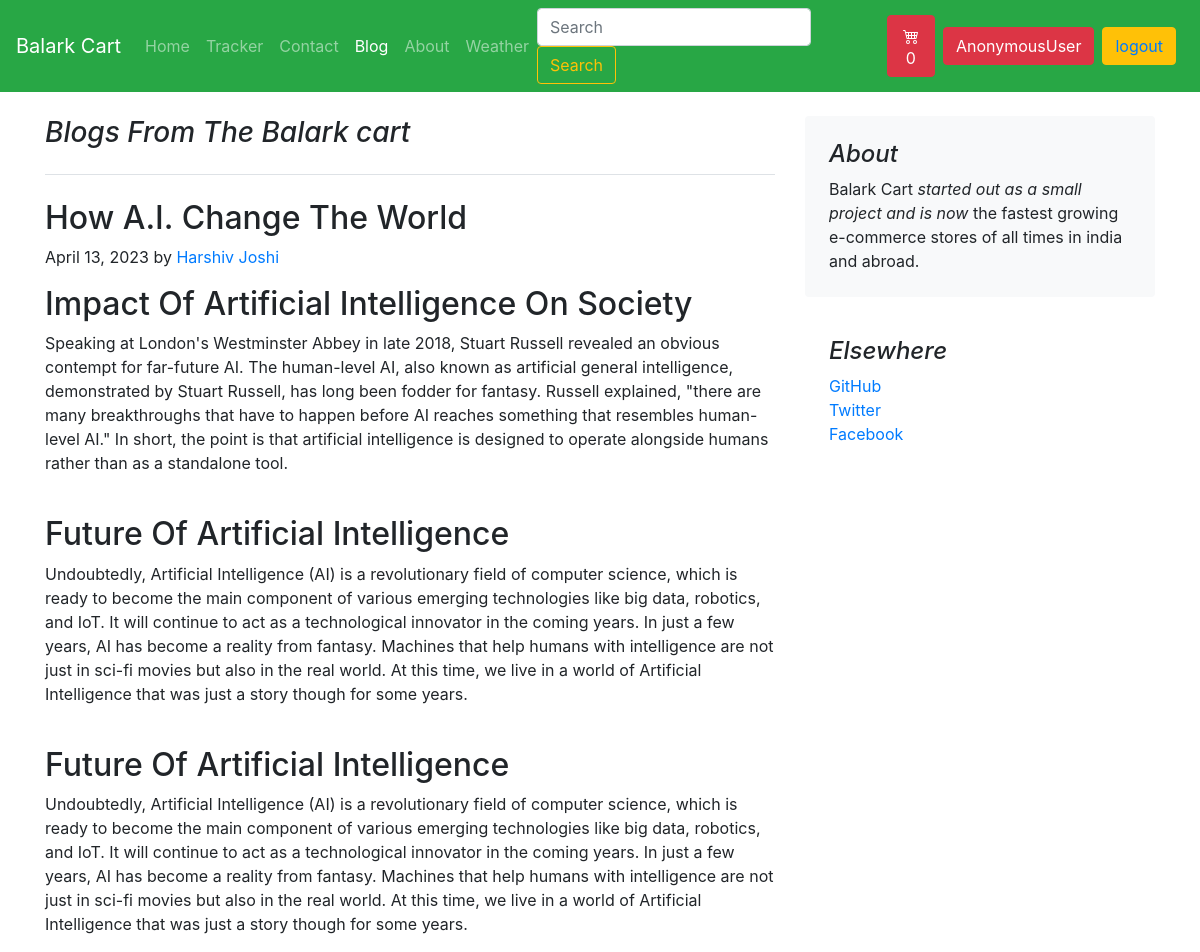
The page /blog/blogpost/1 on the database its author committed.
### Blog/models.py (models this page shows, shortened)
class Blogpost(models.Model):
    post_id = models.AutoField(primary_key= True)
    publisher = models.CharField(max_length= 50,default="")
    title = models.CharField(max_length=50)
    head0 = models.CharField(max_length=500, default="")
    chead0 = models.CharField(max_length=5000, default="")
    head1 = models.CharField(max_length=500, default="")
    chead1 = models.CharField(max_length=5000, default="")
    head2 = models.CharField(max_length=500, default="")
    chead2 = models.CharField(max_length=5000, default="")
    pub_date = models.DateField()
    thumbnail = models.ImageField(upload_to='blog/images', default="")

### Blog/views.py (the view)
# urls.py: path("blogpost/<int:id>",views.blogpost,name="BlogPost"),
def blogpost(request,id):
    post = Blogpost.objects.filter(post_id = id)[0]
    return render(request,'Blog/blogpost.html',{'post':post})

### Blog/templates/Blog/blogpost.html (shortened to what this page needs)
{% extends 'blog/base.html' %}
{% block body %}
<div class="container">
    <div class="row mt-4">
        <div class="col-md-8 blog-main">
            <h3 class="pb-4 mb-4 font-italic border-bottom">
                Blogs From The Balark cart
            </h3>
            <div class="blog-post">
                <h2 class="blog-post-title">{{post.title}}</h2>
                <p class="blog-post-meta">{{post.pub_date}} by <a href="#">{{post.publisher}}</a> </p>
                <h2>{{post.head0}}</h2>
                <p>{{post.chead0}}</p> <br>
                <h2>{{post.head1}}</h2>
                <p>{{post.chead1}}</p><br>
                <h2>{{post.head1}}</h2>
                <p>{{post.chead1}}</p>
            </div>
        </div>
        <aside class="col-md-4 blog-sidebar">
            <div class="p-4 mb-3 bg-light rounded">
                <h4 class="font-italic">About</h4>
                <p class="mb-0">Balark Cart <em>started out as a small project and is now</em> the fastest growing e-commerce stores of all times in india and abroad.</p>
            </div>
            <div class="p-4">
                <h4 class="font-italic">Elsewhere</h4>
                <ol class="list-unstyled">
                    <li><a href="https://github.com/hasuq33">GitHub</a></li>
                    <li><a href="https://twitter.com/HarshivJoshi1">Twitter</a></li>
                    <li><a href="https://www.facebook.com/harshiv.joshi.73/">Facebook</a></li>
                </ol>
            </div>
        </aside>
    </div>
</div>
{% endblock %}

### rows shown on the page
Blogpost: title "How A.I. Change The World", pub_date "April 13, 2023", publisher "Harshiv Joshi", head0 "Impact Of Artificial Intelligence On Society", chead0 "Speaking at London's Westminster Abbey in late 2018, Stuart Russell revealed an obvious contempt for far-future AI. The human-level AI, also known as artificial general intelligence, demonstrated by Stuart Russell, has long been fodder for fantasy. Russell explained, \"there are many breakthroughs that have to happen before AI reaches something that resembles human-level AI.\" In short, the point is that artificial intelligence is designed to operate alongside humans rather than as a standalone tool.", head1 "Future Of Artificial Intelligence", chead1 "Undoubtedly, Artificial Intelligence (AI) is a revolutionary field of computer science, which is ready to become the main component of various emerging technologies like big data, robotics, and IoT. It will continue to act as a technological innovator in the coming years. In just a few years, AI has become a reality from fantasy. Machines that help humans with intelligence are not just in sci-fi movies but also in the real world. At this time, we live in a world of Artificial Intelligence that was just a story though for some years."

### other values the page prints
{{ request.user }} "AnonymousUser"
